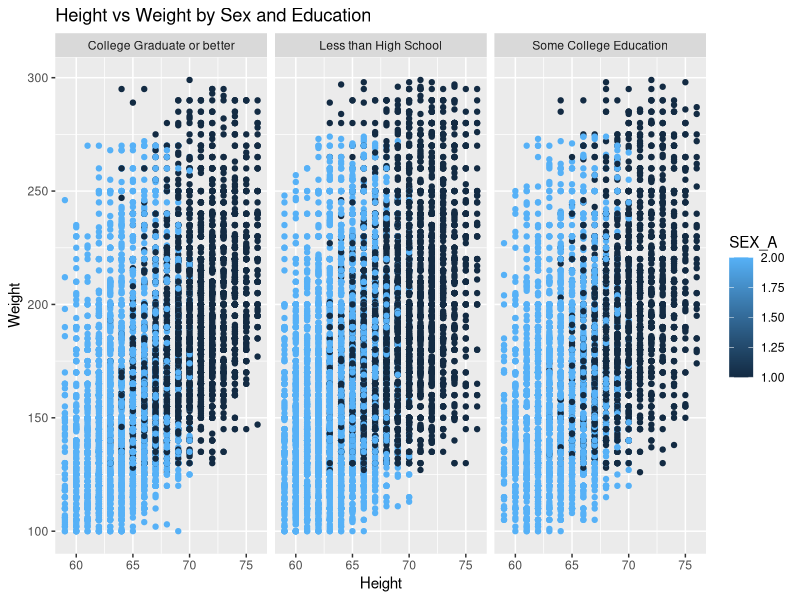
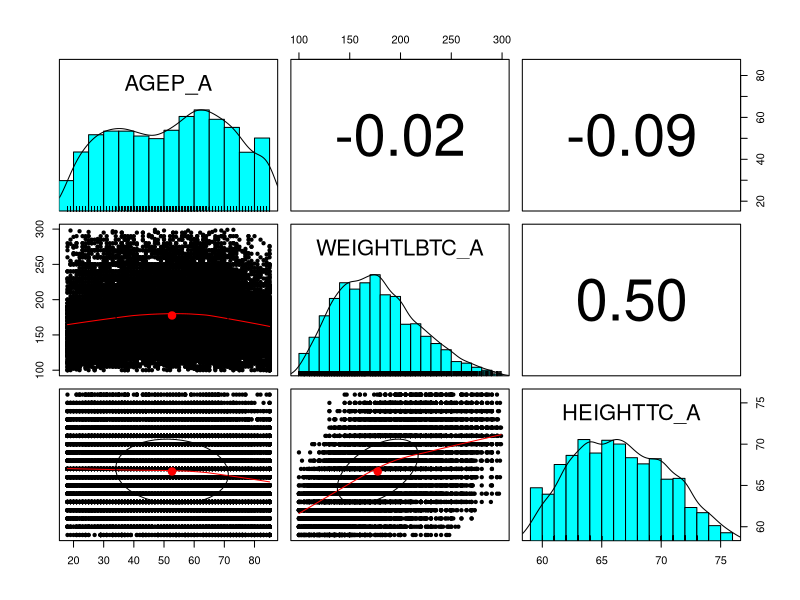
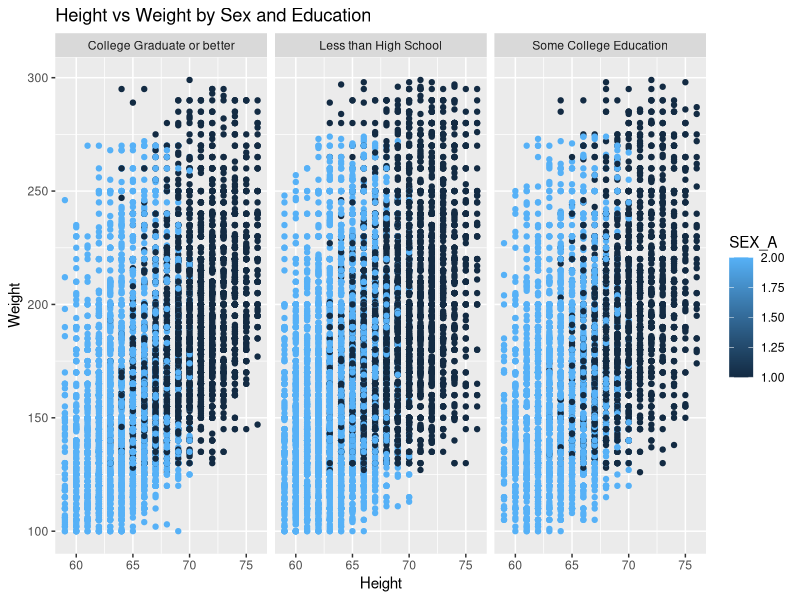

Source code (R) for these figures, in order:
# Day 4 Task 1 

# Load libraries 
library(tidyverse)
install.packages("psych")
library(psych)
library(ggplot2)
nhis_clean <- read_csv("data/nhis_clean.csv")

# Create folder
dir.create("plots", showWarnings = FALSE)

# Scatterplot
ggplot(nhis_clean, aes(x = HEIGHTTC_A, y = WEIGHTLBTC_A, color = SEX_A)) +
  geom_point() +
  facet_wrap(~EDUCP_A_recoded) + # You can switch to PHSTAT_A instead
  labs(
    title = "Height vs Weight by Sex and Education",
    x = "Height",
    y = "Weight"
  )

    ggsave("plots/day4_scatter.png")

# Correlation scatterplot matrix
pairs.panels(
  nhis_clean %>% select(AGEP_A, WEIGHTLBTC_A, HEIGHTTC_A)
)